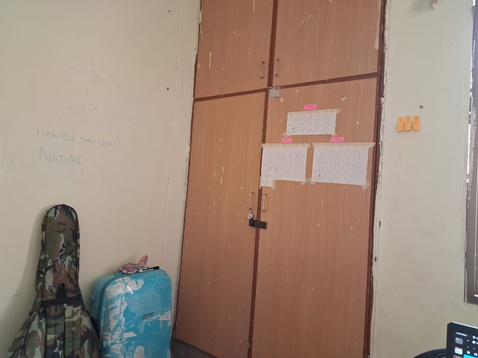
#> input picture _previouslyon/images/01.jpeg, 478 x 358 px, shrunk from 1280 x 960 before the run; its folder holds 4 pictures in this run
$ python simple_stitch.py
#> lines starting #> are read from the running program, lines starting #| are printed output that depends on the picture
from imutils import paths
import numpy as np
import argparse
import imutils
import cv2

# Get Data from user arguments
# ap = argparse.ArgumentParser()
# ap.add_argument("-i", "--images", type=str, required=True,
# 	help="path to input directory of images to stitch")
# ap.add_argument("-o", "--output", type=str, required=True,
# 	help="path to the output image")
# args = vars(ap.parse_args())
# -----

IMAGES_DIR = "images" # Comment this out when inputing images to stitch directory from the terminal
OUTPUT_PATH = "output.png"

print("[INFO] loading images...")
# imagePaths = sorted(list(paths.list_images(args["images"])))
imagePaths = sorted(list(paths.list_images(IMAGES_DIR))) # Comment this out when inputing images to stitch directory from the terminal
images = []

for imagePath in imagePaths:
	image = cv2.imread(imagePath)
#> image is the input picture: shape (358, 478, 3); mean B, G, R 121.2, 135.7, 156.5
	images.append(image)

print(len(images))


print("[INFO] stitching images...")
#stitcher = cv2.createStitcher() if imutils.is_cv3() else cv2.Stitcher_create()
stitcher = cv2.Stitcher_create() # Since this is being written for opencv 4
(status, stitched) = stitcher.stitch(images)
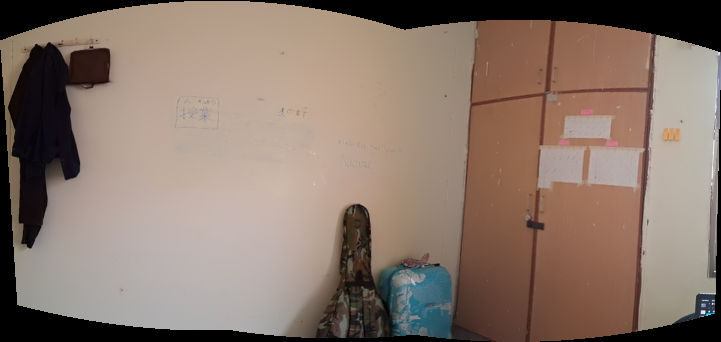
#> stitched: shape (342, 721, 3); mean of channels 0, 1, 2 107.7, 119, 137.2; drawn as B, G, R

print(status)

if status == 0:
	cv2.imwrite(OUTPUT_PATH, stitched)
	print("[SUCCESS] Stiched images successfully! Output dimensions:", stitched.shape)
#| [SUCCESS] Stiched images successfully! Output dimensions: (342, 721, 3)
else:
	print("[ERROR] Image stitching failed!")
